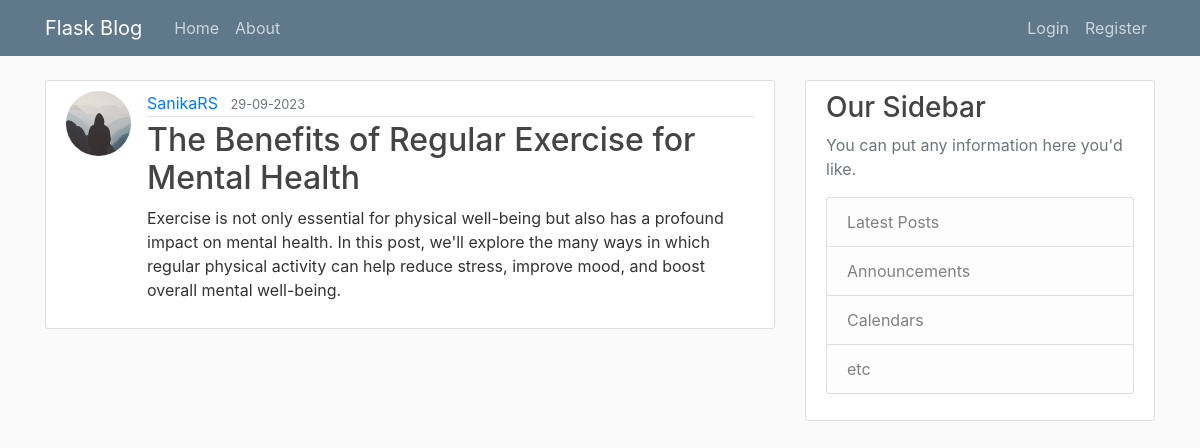
The app's page /post/4 with its own data.
### appp/models.py (models this page shows, shortened)
class User(db.Model, UserMixin):
    id = db.Column(db.Integer, primary_key= True)
    username = db.Column(db.String(20), unique=True, nullable=False)
    email = db.Column(db.String(120), unique=True, nullable=False)
    image_file = db.Column(db.String(20), nullable=False, default="default.jpg")
    password= db.Column(db.String(60), nullable=False)
    posts = db.relationship('Post', backref="author" , lazy= True)

class Post(db.Model):
    id = db.Column(db.Integer, primary_key= True)
    title = db.Column(db.String(150), nullable=False)
    date_posted= db.Column(db.DateTime, nullable=False, default = datetime.utcnow )
    content = db.Column(db.Text, nullable=False)
    user_id = db.Column(db.Integer , db.ForeignKey('user.id'),nullable=False)

### appp/routes.py (the view)
@app.route("/post/<int:post_id>")
def post(post_id):
    post = Post.query.get_or_404(post_id)
    return render_template('post.html', title = post.title, post=post, legend = "Update Post")

### appp/templates/post.html (shortened to what this page needs)
{% extends 'layout.html' %}
{% block content %}
    <article class="media content-section">
      <img class = "rounded-circle article-img" src="{{url_for('static' , filename = 'profile_pics/' + post.author.image_file)}}" alt="">
        <div class="media-body">
          <div class="article-metadata">
            <a class="mr-2" href="{{url_for('user_post' , username = post.author.username)}}">{{ post.author.username }}</a>
            <small class="text-muted">{{ post.date_posted.strftime('%d-%m-%Y') }}</small>
          </div>
          <h2 class="article-title">{{ post.title }}</h2>
          <p class="article-content">{{ post.content }}</p>
        </div>
      </article>
{% endblock content %}

### appp/static/main.css (style rules this page uses)
body { background: #fafafa; color: #333333; margin-top: 5rem; }
h1, h2, h3, h4, h5, h6 { color: #444444; }
.content-section { background: #ffffff; padding: 10px 20px; border: 1px solid #dddddd; border-radius: 3px; margin-bottom: 20px; }
.article-title { color: #444444; }
.article-content { white-space: pre-line; }
.article-img { height: 65px; width: 65px; margin-right: 16px; }
.article-metadata { padding-bottom: 1px; margin-bottom: 4px; border-bottom: 1px solid #e3e3e3 }

### records on screen
User: image_file (placeholder picture), author.username "SanikaRS"
Post: date_posted "29-09-2023", title "The Benefits of Regular Exercise for Mental Health", content "Exercise is not only essential for physical well-being but also has a profound impact on mental health. In this post, we'll explore the many ways in which regular physical activity can help reduce stress, improve mood, and boost overall mental well-being."
